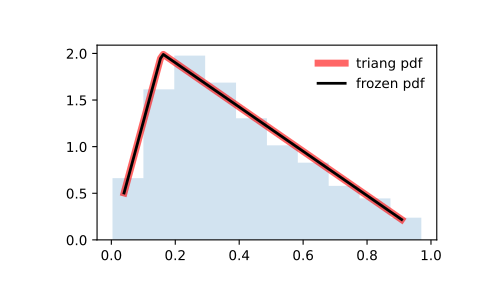

Write the Python code that produced this figure.
from scipy.stats import triang
import matplotlib.pyplot as plt
fig, ax = plt.subplots(1, 1)

# Calculate the first four moments:

c = 0.158
mean, var, skew, kurt = triang.stats(c, moments='mvsk')

# Display the probability density function (``pdf``):

x = np.linspace(triang.ppf(0.01, c),
                triang.ppf(0.99, c), 100)
ax.plot(x, triang.pdf(x, c),
       'r-', lw=5, alpha=0.6, label='triang pdf')

# Alternatively, the distribution object can be called (as a function)
# to fix the shape, location and scale parameters. This returns a "frozen"
# RV object holding the given parameters fixed.

# Freeze the distribution and display the frozen ``pdf``:

rv = triang(c)
ax.plot(x, rv.pdf(x), 'k-', lw=2, label='frozen pdf')

# Check accuracy of ``cdf`` and ``ppf``:

vals = triang.ppf([0.001, 0.5, 0.999], c)
np.allclose([0.001, 0.5, 0.999], triang.cdf(vals, c))
# True

# Generate random numbers:

r = triang.rvs(c, size=1000)

# And compare the histogram:

ax.hist(r, density=True, histtype='stepfilled', alpha=0.2)
ax.legend(loc='best', frameon=False)
plt.show()
